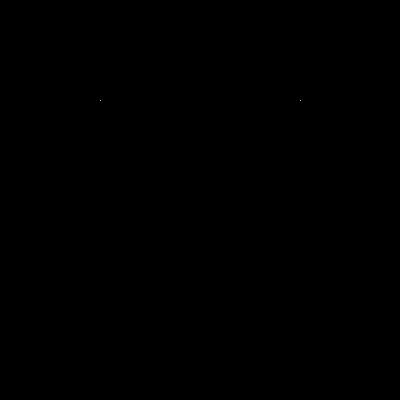
Frame 1 (no input)
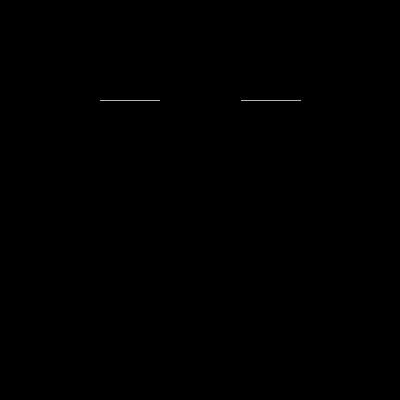
Frame 60 (the mouse pressed at the canvas centre just before this capture)
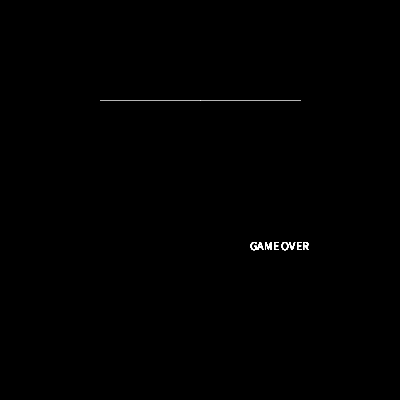
Frame 120 (the mouse held since frame 60 and released just before this capture)

The Processing sketch that drew these frames (run headless with seeded random() and noise(); from frame 60 on, the mouse is pressed at the canvas centre):

// Processing sketch: processing_78089
// ── processing_78089.pde

int x = 100;
int y = 100;
int direction = RIGHT;
int Compx = 300;
int Compy = 100;
int Compdirection = LEFT;
boolean gameOver = false;
void setup()
{
  size(400, 400);
  background(0);
}
void draw()
{
   
  if ( gameOver == true)
  {

    text("GAME OVER", 250,250);
    direction = 0;
  }
   else
   {
     human();
     computer();
   }
 
    
  }
void human()
{
 if(get(x, y) != color (0))
  {
    gameOver= true;
   }
  
   stroke(255);
   point(x, y);
  
    
    if (direction == RIGHT)
    {
      x++;
    }
    else if(direction == LEFT)
    {
      x--;
    }
    else if(direction == UP)
    {
      y--;
    }
    else if(direction == DOWN)
    {
      y++;
    }
}
void computer()
{
  if(get(Compx, Compy) != color (0))
  {
    gameOver= true;
   }
  
   stroke(255);
   point(Compx, Compy);
  
    
    if (Compdirection == RIGHT)
    {
      Compx++;
      if(get(Compx+1,Compy) !=color(0,0,0))
      {
        Compdirection=UP;
        //if(get(Compx,Compy+1) !=color(0,0,0))
        //{
          //Compdirection=DOWN;
        //}
        
      }
    }
    else if(Compdirection == LEFT)
    {
      Compx--;
      if(get(Compx-1,Compy) !=color(0,0,0))
      {
        Compdirection=DOWN;
      }
    }
    else if(Compdirection == UP)
    {
      Compy--;
      if(get(Compx,Compy-1) !=color(0,0,0))
      {
          Compdirection=LEFT;
        }
       
      
    }
    else if(Compdirection == DOWN)
    {
      Compy++;
      if(get(Compx,Compy+1) !=color(0,0,0))
      {
        Compdirection=RIGHT;
        
      }
    }
}
  

void keyPressed()
{
  if (key == 'a')
  {
    direction = LEFT;
  }
  else if (key=='d')
  {
    direction = RIGHT;
  }
  else if (key == 'w')
  {
    direction = UP;
  }
  else if(key == 's')
  {
    direction = DOWN;
  }
}
